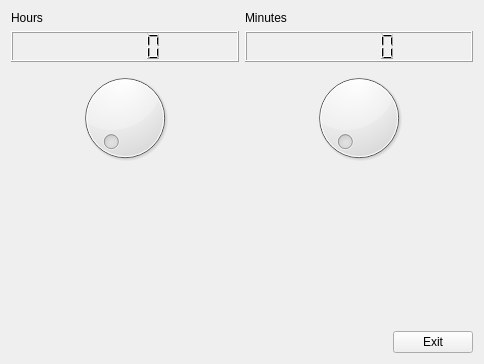
<?xml version="1.0" encoding="UTF-8"?>
<ui version="4.0">
 <class>DigitalClock</class>
 <widget class="QWidget" name="DigitalClock">
  <property name="geometry">
   <rect>
    <x>0</x>
    <y>0</y>
    <width>484</width>
    <height>364</height>
   </rect>
  </property>
  <property name="windowTitle">
   <string>Form</string>
  </property>
  <layout class="QVBoxLayout" name="verticalLayout_3">
   <item>
    <layout class="QHBoxLayout" name="horizontalLayout">
     <item>
      <layout class="QVBoxLayout" name="verticalLayout">
       <item>
        <widget class="QLabel" name="label">
         <property name="text">
          <string>Hours</string>
         </property>
        </widget>
       </item>
       <item>
        <widget class="QLCDNumber" name="lcdNumber">
         <property name="sizePolicy">
          <sizepolicy hsizetype="Minimum" vsizetype="Expanding">
           <horstretch>0</horstretch>
           <verstretch>0</verstretch>
          </sizepolicy>
         </property>
         <property name="minimumSize">
          <size>
           <width>0</width>
           <height>20</height>
          </size>
         </property>
        </widget>
       </item>
       <item>
        <widget class="QDial" name="dial">
         <property name="sizePolicy">
          <sizepolicy hsizetype="Expanding" vsizetype="Expanding">
           <horstretch>0</horstretch>
           <verstretch>0</verstretch>
          </sizepolicy>
         </property>
         <property name="maximum">
          <number>23</number>
         </property>
        </widget>
       </item>
      </layout>
     </item>
     <item>
      <layout class="QVBoxLayout" name="verticalLayout_2">
       <item>
        <widget class="QLabel" name="label_2">
         <property name="text">
          <string>Minutes</string>
         </property>
        </widget>
       </item>
       <item>
        <widget class="QLCDNumber" name="lcdNumber_2">
         <property name="sizePolicy">
          <sizepolicy hsizetype="Minimum" vsizetype="Expanding">
           <horstretch>0</horstretch>
           <verstretch>0</verstretch>
          </sizepolicy>
         </property>
         <property name="minimumSize">
          <size>
           <width>0</width>
           <height>20</height>
          </size>
         </property>
        </widget>
       </item>
       <item>
        <widget class="QDial" name="dial_2">
         <property name="sizePolicy">
          <sizepolicy hsizetype="Expanding" vsizetype="Expanding">
           <horstretch>0</horstretch>
           <verstretch>0</verstretch>
          </sizepolicy>
         </property>
         <property name="maximum">
          <number>59</number>
         </property>
        </widget>
       </item>
      </layout>
     </item>
    </layout>
   </item>
   <item>
    <spacer name="verticalSpacer">
     <property name="orientation">
      <enum>Qt::Vertical</enum>
     </property>
     <property name="sizeHint" stdset="0">
      <size>
       <width>20</width>
       <height>144</height>
      </size>
     </property>
    </spacer>
   </item>
   <item>
    <layout class="QHBoxLayout" name="horizontalLayout_2">
     <item>
      <spacer name="horizontalSpacer">
       <property name="orientation">
        <enum>Qt::Horizontal</enum>
       </property>
       <property name="sizeHint" stdset="0">
        <size>
         <width>40</width>
         <height>20</height>
        </size>
       </property>
      </spacer>
     </item>
     <item>
      <widget class="QPushButton" name="pushButton">
       <property name="text">
        <string>Exit</string>
       </property>
      </widget>
     </item>
    </layout>
   </item>
  </layout>
 </widget>
 <resources/>
 <connections>
  <connection>
   <sender>dial</sender>
   <signal>valueChanged(int)</signal>
   <receiver>lcdNumber</receiver>
   <slot>display(int)</slot>
   <hints>
    <hint type="sourcelabel">
     <x>143</x>
     <y>97</y>
    </hint>
    <hint type="destinationlabel">
     <x>169</x>
     <y>43</y>
    </hint>
   </hints>
  </connection>
  <connection>
   <sender>dial_2</sender>
   <signal>valueChanged(int)</signal>
   <receiver>lcdNumber_2</receiver>
   <slot>display(int)</slot>
   <hints>
    <hint type="sourcelabel">
     <x>337</x>
     <y>97</y>
    </hint>
    <hint type="destinationlabel">
     <x>338</x>
     <y>32</y>
    </hint>
   </hints>
  </connection>
  <connection>
   <sender>pushButton</sender>
   <signal>released()</signal>
   <receiver>DigitalClock</receiver>
   <slot>close()</slot>
   <hints>
    <hint type="sourcelabel">
     <x>415</x>
     <y>329</y>
    </hint>
    <hint type="destinationlabel">
     <x>318</x>
     <y>298</y>
    </hint>
   </hints>
  </connection>
 </connections>
</ui>
